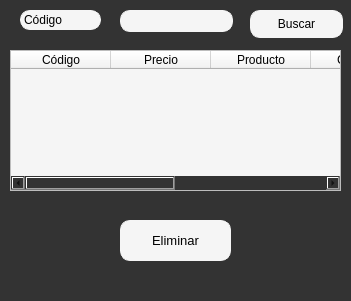
<?xml version="1.0" encoding="UTF-8"?>
<ui version="4.0">
 <class>Dialog</class>
 <widget class="QDialog" name="Dialog">
  <property name="geometry">
   <rect>
    <x>0</x>
    <y>0</y>
    <width>351</width>
    <height>301</height>
   </rect>
  </property>
  <property name="windowTitle">
   <string>Dialog</string>
  </property>
  <property name="styleSheet">
   <string notr="true">background-color: rgb(51, 51, 51);</string>
  </property>
  <widget class="QLabel" name="productoproveedor_2">
   <property name="geometry">
    <rect>
     <x>20</x>
     <y>10</y>
     <width>81</width>
     <height>20</height>
    </rect>
   </property>
   <property name="font">
    <font>
     <family>Segoe UI Symbol</family>
     <pointsize>9</pointsize>
    </font>
   </property>
   <property name="styleSheet">
    <string notr="true">QLabel {
    background-color: #f5f5f5;
    border: 1px solid #f5f5f5;
    border-radius: 10px;
}</string>
   </property>
   <property name="text">
    <string>Código</string>
   </property>
  </widget>
  <widget class="QTableWidget" name="tableWidget">
   <property name="geometry">
    <rect>
     <x>10</x>
     <y>50</y>
     <width>331</width>
     <height>141</height>
    </rect>
   </property>
   <property name="font">
    <font>
     <family>Segoe UI Symbol</family>
     <pointsize>9</pointsize>
    </font>
   </property>
   <property name="styleSheet">
    <string notr="true">background-color: rgb(245, 245, 245);</string>
   </property>
   <column>
    <property name="text">
     <string>Código</string>
    </property>
   </column>
   <column>
    <property name="text">
     <string>Precio</string>
    </property>
   </column>
   <column>
    <property name="text">
     <string>Producto</string>
    </property>
   </column>
   <column>
    <property name="text">
     <string>Cantidad</string>
    </property>
   </column>
   <column>
    <property name="text">
     <string>Último Ingreso</string>
    </property>
   </column>
   <column>
    <property name="text">
     <string>Proveedor</string>
    </property>
   </column>
  </widget>
  <widget class="QPushButton" name="buscarcode2">
   <property name="geometry">
    <rect>
     <x>250</x>
     <y>10</y>
     <width>93</width>
     <height>28</height>
    </rect>
   </property>
   <property name="font">
    <font>
     <family>Segoe UI Symbol</family>
     <pointsize>9</pointsize>
    </font>
   </property>
   <property name="styleSheet">
    <string notr="true">QPushButton {
        background-color: #f5f5f5;
        border: 1px solid #f5f5f5;
        border-radius: 10px;
    }
</string>
   </property>
   <property name="text">
    <string>Buscar</string>
   </property>
  </widget>
  <widget class="QLineEdit" name="linecodigo4">
   <property name="geometry">
    <rect>
     <x>120</x>
     <y>10</y>
     <width>113</width>
     <height>22</height>
    </rect>
   </property>
   <property name="font">
    <font>
     <family>Segoe UI Symbol</family>
     <pointsize>9</pointsize>
    </font>
   </property>
   <property name="styleSheet">
    <string notr="true">QLineEdit
{
    background-color: #f5f5f5;
    border: 1px solid #f5f5f5;
    border-radius: 10px;
}</string>
   </property>
  </widget>
  <widget class="QPushButton" name="eliminar">
   <property name="geometry">
    <rect>
     <x>120</x>
     <y>220</y>
     <width>111</width>
     <height>41</height>
    </rect>
   </property>
   <property name="font">
    <font>
     <family>Segoe UI Symbol</family>
     <pointsize>10</pointsize>
    </font>
   </property>
   <property name="styleSheet">
    <string notr="true">QPushButton {
        background-color: #f5f5f5;
        border: 1px solid #f5f5f5;
        border-radius: 10px;

    }
</string>
   </property>
   <property name="text">
    <string>Eliminar</string>
   </property>
  </widget>
  <widget class="QLabel" name="label">
   <property name="geometry">
    <rect>
     <x>0</x>
     <y>0</y>
     <width>351</width>
     <height>301</height>
    </rect>
   </property>
   <property name="text">
    <string/>
   </property>
  </widget>
  <zorder>label</zorder>
  <zorder>productoproveedor_2</zorder>
  <zorder>tableWidget</zorder>
  <zorder>buscarcode2</zorder>
  <zorder>linecodigo4</zorder>
  <zorder>eliminar</zorder>
 </widget>
 <resources/>
 <connections/>
</ui>
